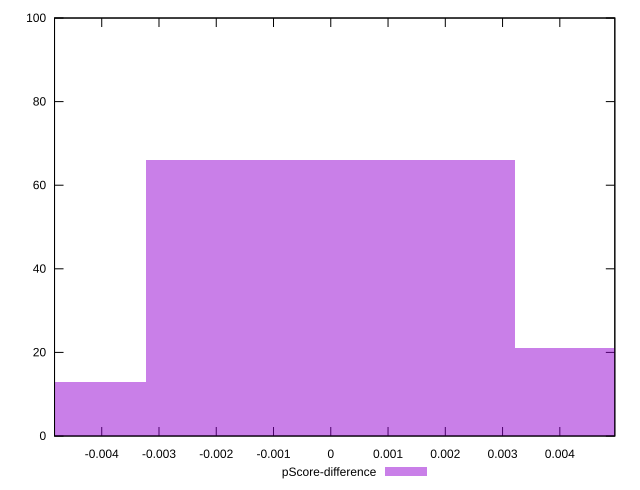

Reproduce this figure in gnuplot.
reset

$pScoreDifference <<EOF
0.006442681285655941 21
0 66
-0.006442681285655941 13
EOF

set key outside below
set boxwidth 0.006442681285655941
set xrange [-0.004824241383307171:0.0049604753320182104]
set yrange [0:100]
set trange [0:100]
set style fill transparent solid 0.5 noborder
set terminal svg size 640, 490 enhanced background rgb 'white'
set output "report_00012_2021-02-09T11:01:39.952Z/mainthread-work-breakdown/samples/pages+cached/pScore-difference/histogram.svg"

plot $pScoreDifference title "pScore-difference" with boxes

reset
